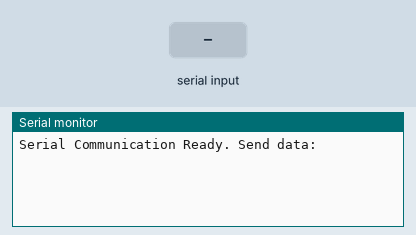
This sketch was run on a simulated Arduino Uno, built with avr-gcc and run on an emulated ATmega328P. On the bench: the last lines printed to the serial monitor. The inputs (shaded band) are chosen by the test bench.

Above: at 1.2 s.
1.3 s: "B1" received over Serial
At 2.6 s:
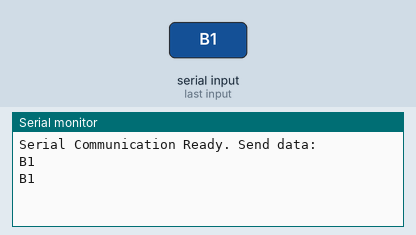
3.8 s: "T1" received over Serial
At 5.7 s:
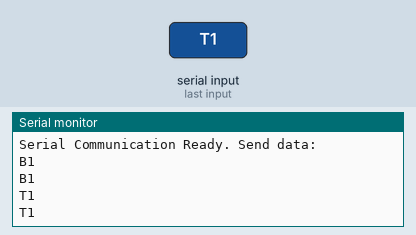
6.3 s: "1" received over Serial
At 8.6 s:
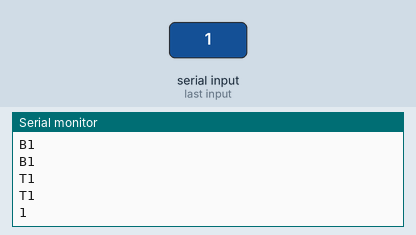

Measured:
- after the input at 1.3 s, the serial monitor: prints a new line after 1.0 s (image 1)
- after the input at 3.8 s, the serial monitor: prints a new line after 1.0 s (image 2)
- after the input at 6.3 s, the serial monitor: prints a new line after 1.0 s (image 3)

The sketch:

input-fromkeyboard.ino
```cpp
#define led1 2
#define led2 3

void setup() {
  // Start Serial communication at 9600 baud rate
  Serial.begin(9600);
  // Wait for the Serial connection to establish
  while (!Serial) {
    ; // Wait until Serial is ready
  }
  Serial.println("Serial Communication Ready. Send data:");
}

void loop() {
  String duLieu = "";

  // Check if data is available on the Serial port
  if (Serial.available() > 0) {
    // Read the incoming data
    duLieu = Serial.readString();
    duLieu.trim();
    // Print the received data
    Serial.println(duLieu);
  }

  if (duLieu == "B1") {  // Bật LED 1
    Serial.println(duLieu);
    digitalWrite(led1, HIGH);
  } else if (duLieu == "T1") {  // Tắt LED 1
    Serial.println(duLieu);
    digitalWrite(led1, LOW);
  } else if (duLieu == "B2") {  // Bật LED 2
    Serial.println(duLieu);
    digitalWrite(led2, HIGH);
  } else if (duLieu == "T2") {  // Tắt LED 2
    Serial.println(duLieu);
    digitalWrite(led2, LOW);
  }
}
```
